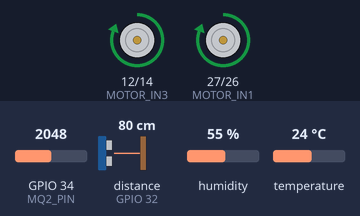
Bench run of a sketch on a simulated ESP32. On the bench: motor-driver pin pairs drawn as motors (green arrow = first pin HIGH = forward, orange = second pin HIGH = backward, longer = more drive). Wiring (inferred from the names in the program): ultrasonic range finder: trigger GPIO 13; echo GPIO 32. The inputs (shaded band) are chosen by the test bench; at power-on: GPIO 34 (MQ2_PIN) = 2048, distance to the obstacle (sensor on GPIO 32) 80 cm, humidity 55 %, temperature 24 °C. The echo pulse lasts 58.3 µs per cm; WiFi joins after 1.5 s; servers stay silent unless stated; uploads are accepted with an empty reply; what the sketch prints to the serial monitor is not drawn.

Above: at 2.5 s.
At 8.5 s:
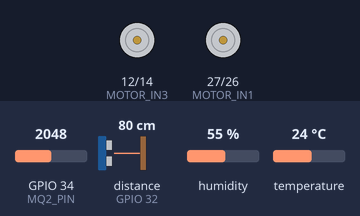
At 13.7 s:
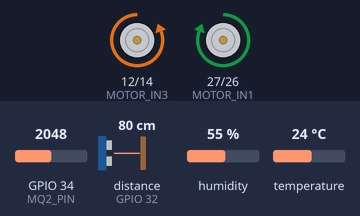
Timing chart, 0 to 17.8 s (numbered marks = the images above):
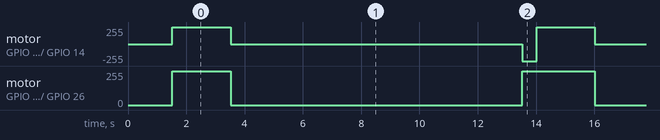

The sketch:

esp32_http_rover.ino
```cpp
/**
 * Smart Tunnel Inspection Rover - ESP32 HTTP Mode (WORKING)
 * Civil Engineering Department - 2025
 *
 * Features:
 * - Autonomous circular movement (2s forward, 10s scan, 0.5s turn right)
 * - HTTP POST to production backend (Render)
 * - DHT22, MQ-2, HC-SR04 sensors
 * - L298N motor driver control
 */

#include <WiFi.h>
#include <HTTPClient.h>
#include <DHT.h>

// ==================== WiFi Configuration ====================
const char* WIFI_SSID[] = {"ZORO", "Santhosh SK", "Aadeesh"};
const char* WIFI_PASSWORD[] = {"zoro1111", "12345678", "12312312"};
const int WIFI_COUNT = 3;

// ==================== Server Configuration ====================
// Production backend URL on Render
const char* SERVER_URL = "https://smart-tunnel-rover.onrender.com/api/sensor-data";
// For local testing: "http://10.33.64.133:5000/api/sensor-data"

// ==================== Pin Definitions ====================
// L298N Motor Driver Pins
#define MOTOR_IN1 27    // Left motor forward
#define MOTOR_IN2 26    // Left motor backward
#define MOTOR_IN3 12    // Right motor forward
#define MOTOR_IN4 14    // Right motor backward

// HC-SR04 Ultrasonic Sensor
#define TRIG_PIN 13     // Ultrasonic trigger
#define ECHO_PIN 32     // Ultrasonic echo

// DHT22 Temperature/Humidity Sensor
#define DHT_PIN 33      // DHT22 data pin
#define DHT_TYPE DHT22

// MQ-2 Gas Sensor
#define MQ2_PIN 34      // Analog input (ADC)

// ==================== Constants ====================
#define MOVE_DURATION 2000     // Move forward for 2 seconds
#define SCAN_DURATION 10000    // Scan for 10 seconds
#define TURN_DURATION 500      // Turn right for 0.5 seconds
#define UPDATE_INTERVAL 2000   // Send data every 2 seconds

// ==================== Objects ====================
DHT dht(DHT_PIN, DHT_TYPE);

// ==================== Global Variables ====================
unsigned long lastUpdate = 0;
unsigned long stateTimer = 0;
int currentState = 0;  // 0=move forward, 1=scan, 2=turn right
int scanCount = 0;

// ==================== Function Prototypes ====================
void connectWiFi();
void setupMotors();
float getDistance();
float readTemperature();
float readHumidity();
int readGasLevel();
void stopMotors();
void moveForward();
void turnRight();
void sendDataToServer();

// ==================== Setup ====================
void setup() {
  Serial.begin(115200);
  Serial.println("\n=== Smart Tunnel Inspection Rover ===");
  Serial.println("Civil Engineering Department - 2025\n");

  // Initialize sensors
  pinMode(TRIG_PIN, OUTPUT);
  pinMode(ECHO_PIN, INPUT);
  dht.begin();

  // Initialize motors
  setupMotors();

  // Connect to WiFi
  connectWiFi();

  Serial.println("\n=== Rover Initialized ===");
  Serial.println("Starting autonomous navigation...\n");

  stateTimer = millis();
}

// ==================== Main Loop ====================
void loop() {
  unsigned long currentTime = millis();

  // State machine for autonomous movement
  switch (currentState) {
    case 0: // Move Forward State
      if (currentTime - stateTimer < MOVE_DURATION) {
        moveForward();
      } else {
        stopMotors();
        Serial.println("✓ Moved forward 2 seconds");
        currentState = 1;
        stateTimer = currentTime;
        scanCount = 0;
      }
      break;

    case 1: // Scan State (10 seconds)
      stopMotors();
      if (currentTime - stateTimer < SCAN_DURATION) {
        // Send data every 2 seconds during scan
        if (currentTime - lastUpdate >= UPDATE_INTERVAL) {
          Serial.println("\n📡 Scanning... (" + String(scanCount + 1) + "/5)");
          sendDataToServer();
          lastUpdate = currentTime;
          scanCount++;
        }
      } else {
        Serial.println("✓ Scan complete");
        currentState = 2;
        stateTimer = currentTime;
      }
      break;

    case 2: // Turn Right State
      if (currentTime - stateTimer < TURN_DURATION) {
        turnRight();
      } else {
        stopMotors();
        Serial.println("✓ Turned right\n");
        Serial.println("--- Next cycle ---");
        currentState = 0; // Back to move forward
        stateTimer = currentTime;
      }
      break;
  }
}

// ==================== WiFi Connection ====================
void connectWiFi() {
  Serial.println("Connecting to WiFi...");
  WiFi.mode(WIFI_STA);

  bool connected = false;
  for (int i = 0; i < WIFI_COUNT; i++) {
    Serial.print("Trying: ");
    Serial.println(WIFI_SSID[i]);

    WiFi.begin(WIFI_SSID[i], WIFI_PASSWORD[i]);

    int attempts = 0;
    while (WiFi.status() != WL_CONNECTED && attempts < 20) {
      Serial.print(".");
      delay(500);
      attempts++;
    }

    if (WiFi.status() == WL_CONNECTED) {
      connected = true;
      Serial.println("\n✅ WiFi connected!");
      Serial.print("SSID: ");
      Serial.println(WIFI_SSID[i]);
      Serial.print("IP Address: ");
      Serial.println(WiFi.localIP());
      Serial.print("Server: ");
      Serial.println(SERVER_URL);
      break;
    } else {
      Serial.println("\n✗ Failed");
    }
  }

  if (!connected) {
    Serial.println("⚠️ No WiFi - Running offline");
  }
}

// ==================== Motor Setup ====================
void setupMotors() {
  pinMode(MOTOR_IN1, OUTPUT);
  pinMode(MOTOR_IN2, OUTPUT);
  pinMode(MOTOR_IN3, OUTPUT);
  pinMode(MOTOR_IN4, OUTPUT);

  stopMotors();
  Serial.println("✓ Motors initialized");
}

// ==================== Ultrasonic Distance ====================
float getDistance() {
  digitalWrite(TRIG_PIN, LOW);
  delayMicroseconds(2);
  digitalWrite(TRIG_PIN, HIGH);
  delayMicroseconds(10);
  digitalWrite(TRIG_PIN, LOW);

  long duration = pulseIn(ECHO_PIN, HIGH, 30000);

  if (duration == 0) {
    return 999; // No obstacle
  }

  float distance = duration * 0.034 / 2;
  return distance;
}

// ==================== DHT22 Sensors ====================
float readTemperature() {
  float temp = dht.readTemperature();
  if (isnan(temp)) {
    return 25.0;
  }
  return temp;
}

float readHumidity() {
  float hum = dht.readHumidity();
  if (isnan(hum)) {
    return 60.0;
  }
  return hum;
}

// ==================== MQ-2 Gas Sensor ====================
int readGasLevel() {
  int rawValue = analogRead(MQ2_PIN);
  int gasPPM = map(rawValue, 0, 4095, 0, 1000);
  return gasPPM;
}

// ==================== Motor Control ====================
void stopMotors() {
  digitalWrite(MOTOR_IN1, LOW);
  digitalWrite(MOTOR_IN2, LOW);
  digitalWrite(MOTOR_IN3, LOW);
  digitalWrite(MOTOR_IN4, LOW);
}

void moveForward() {
  digitalWrite(MOTOR_IN1, HIGH);
  digitalWrite(MOTOR_IN2, LOW);
  digitalWrite(MOTOR_IN3, HIGH);
  digitalWrite(MOTOR_IN4, LOW);
}

void turnRight() {
  digitalWrite(MOTOR_IN1, HIGH);
  digitalWrite(MOTOR_IN2, LOW);
  digitalWrite(MOTOR_IN3, LOW);
  digitalWrite(MOTOR_IN4, HIGH);
}

// ==================== HTTP Data Upload ====================
void sendDataToServer() {
  if (WiFi.status() != WL_CONNECTED) {
    Serial.println("⚠️ No WiFi - Data not sent");
    return;
  }

  // Read all sensors
  float temperature = readTemperature();
  float humidity = readHumidity();
  int gasLevel = readGasLevel();
  float distance = getDistance();

  // Display readings
  Serial.println("📊 Sensor Data:");
  Serial.println("  Temp: " + String(temperature, 1) + "°C");
  Serial.println("  Humidity: " + String(humidity, 1) + "%");
  Serial.println("  Gas: " + String(gasLevel) + " ppm");
  Serial.println("  Distance: " + String(distance, 1) + " cm");

  // Create HTTP client
  HTTPClient http;
  http.begin(SERVER_URL);
  http.addHeader("Content-Type", "application/json");

  // Create JSON payload
  String jsonData = "{";
  jsonData += "\"temperature\":" + String(temperature, 1) + ",";
  jsonData += "\"humidity\":" + String(humidity, 1) + ",";
  jsonData += "\"gasLevel\":" + String(gasLevel) + ",";
  jsonData += "\"distance\":" + String(distance, 1) + ",";
  jsonData += "\"deviceId\":\"rover_001\",";
  jsonData += "\"timestamp\":" + String(millis());
  jsonData += "}";

  // Send POST request
  int httpCode = http.POST(jsonData);

  if (httpCode > 0) {
    if (httpCode == 200 || httpCode == 201) {
      Serial.println("✅ Data sent to server");
    } else {
      Serial.println("⚠️ Server responded: " + String(httpCode));
    }
  } else {
    Serial.println("✗ Connection failed: " + http.errorToString(httpCode));
  }

  http.end();
  Serial.println();
}
```

Measured:
- by itself, motor on GPIO 12 (MOTOR_IN3) / GPIO 14 (MOTOR_IN4): repeats every 12.5 s: stopped 10.0 s, backward 255/255 0.50 s, forward 255/255 2.0 s
- by itself, motor on GPIO 27 (MOTOR_IN1) / GPIO 26 (MOTOR_IN2): repeats every 12.5 s: stopped 10.0 s, forward 255/255 2.5 s
